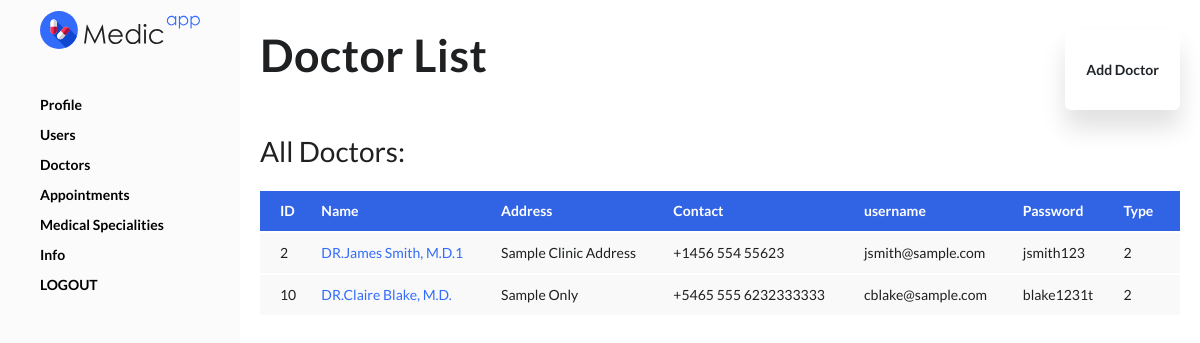
Page /admin/doctors.php (signed in) on the earlier database version.
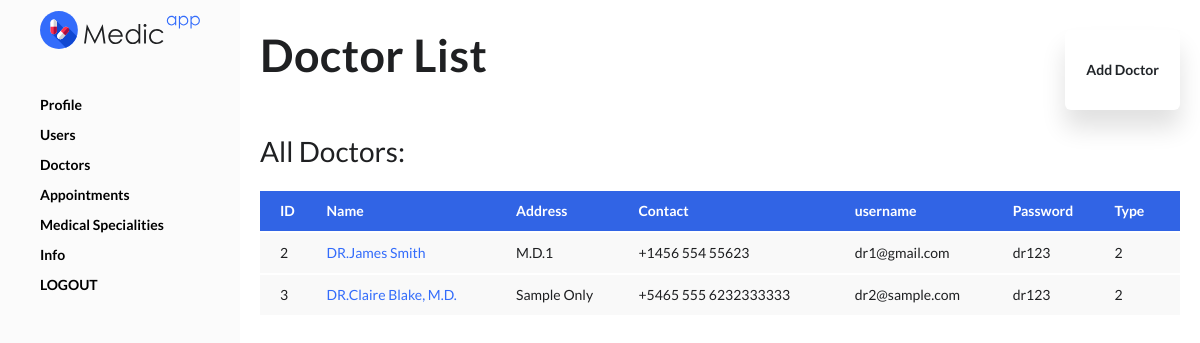
Same page on the later database version.
### tables this page shows
CREATE TABLE `users` (
  `id` int(30) NOT NULL,
  `name` varchar(200) NOT NULL,
  `address` text NOT NULL,
  `contact` text NOT NULL,
  `username` varchar(100) NOT NULL,
  `password` varchar(200) NOT NULL,
  `type` tinyint(1) NOT NULL DEFAULT 2 COMMENT '1=admin , 2 = doctor,3=patient'
);

### include/DB_manage.php (called while the page is built, shortened)
<?php
class DB_Manage {
    public $db;
    function __construct() {
        require_once 'DB_Connect.php';
        $db = new Db_Connect();
         $this->db = $db->connect();
    }
								public function getdoctors(){
									$stmt1 = $this->db->prepare("SELECT * FROM `users` WHERE type = 2");
										if ($stmt1->execute()) {
											$order1 = $stmt1->get_result()->fetch_all(MYSQLI_ASSOC);
											return $order1;
										}
											 else {return false;}
									}
}
?>

### include/DB_Connect.php (called while the page is built, shortened)
<?php
class DB_Connect {
    public function connect() {
        $this->conn = new mysqli(DB_HOST, DB_USER, DB_PASSWORD, DB_DATABASE);
        mysqli_set_charset( $this->conn,'utf8');
        return $this->conn;
    }
}
?>

### admin/doctors.php (the view, shortened to what this page needs)
<?php
require_once dirname(__FILE__, 2) . '/include/DB_Manage.php';
$mng = new DB_Manage();
    ?>
<!doctype html>
<html lang="en">
<head><base href="../">
    <link rel="stylesheet" href="assets/css/bootstrap/bootstrap.css">
    <link rel="stylesheet" href="assets/css/icofont.min.css">
    <link rel="stylesheet" href="assets/css/simple-line-icons.css">
    <link rel="stylesheet" href="assets/css/jquery.typeahead.css">
    <link rel="stylesheet" href="assets/css/datatables.min.css">
    <link rel="stylesheet" href="assets/css/bootstrap-select.min.css">
    <link rel="stylesheet" href="assets/css/Chart.min.css">
    <link rel="stylesheet" href="assets/css/morris.css">
    <link rel="stylesheet" href="assets/css/leaflet.css">
    <link rel="stylesheet" href="assets/css/style.css">
</head>
<body class="vertical-layout boxed">
    <div class="page-box">
        <div class="app-container">
<?php include("layout/side.php"); ?>
            <main class="main-content">
                <div class="main-content-wrap">
                    <header class="page-header">
                        <h1 class="page-title">Doctor List</h1>
                        <button type="button" id="adduser" class="btn " >Add Doctor</button>
                    </header>
                    <div class="page-content">
                        <div class="card mb-0 mt-4">
                            <div class="card-header">All Doctors: </div>
                            <div class="card-body">
                                <div class="table-responsive">
                                    <table id="mytable" class="table table-hover">
                                        <thead>
                                            <tr class="bg-primary text-white">
                                            <th scope="col">ID</th>
                                                <th scope="col" >Name</th>
                                                <th scope="col">Address</th>
                                                <th scope="col">Contact</th>
                                                <th scope="col">username</th>
                                                <th scope="col">Password</th>
                                                <th scope="col">Type</th>
                                            </tr>
                                        </thead>
                                        <tbody>
<?php
$order1=$mng->getdoctors();
foreach($order1 as $row) {
    echo"<tr class='tr'>";
    echo "<td id='".$row['id']."'>".$row['id']."</td>";
    echo "<td  id='".$row['id']."'><a href='javascript:void(0);'>".$row['name']."</a></td>";
    echo "<td  id='".$row['id']."'>".$row['address']."</td>";
    echo "<td  id='".$row['id']."'>".$row['contact']."</td>";
    echo "<td  id='".$row['id']."'>".$row['username']."</td>";
    echo "<td  id='".$row['id']."'>".$row['password']."</td>";
    echo "<td  id='".$row['id']."'>".$row['type']."</td>";
    echo"</tr>";
}
                                                ?>
                                        </tbody>
                                    </table>
                                </div>
                            </div>
                        </div>
                    </div>
                </div>
            </main>
        </div>
</body>
</html>

Differences in the rows shown:
removed users: id "10", name "DR.Claire Blake, M.D.", address "Sample Only", contact "+5465 555 6232333333", username "cblake@sample.com", password "blake1231t", type "2"
changed users id 2: name "DR.James Smith, M.D.1" → "DR.James Smith"; address "Sample Clinic Address" → "M.D.1"; username "jsmith@sample.com" → "dr1@gmail.com"; password "jsmith123" → "dr123"
added users: id "3", name "DR.Claire Blake, M.D.", address "Sample Only", contact "+5465 555 6232333333", username "dr2@sample.com", password "dr123", type "2"
